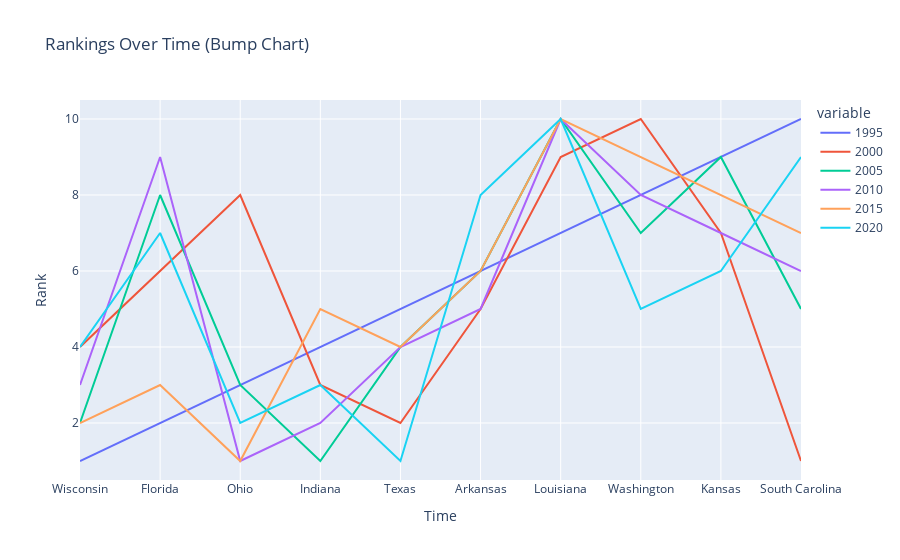

The cell this chart's notebook holds for it:
### Code cell
import plotly.express as px
import pandas as pd

# Sample data (same as above)

# Plotting
fig = px.line(df_grouped_parcels_merged_inner, x='State', y=['1995', '2000', '2005', '2010', '2015', '2020'],
              title='Rankings Over Time (Bump Chart)')
fig.update_layout(yaxis_title='Rank', xaxis_title='Time')
fig.show()

### Figure 1 — Plotly figure (JSON) as saved in the notebook; plotly's stock layout.template omitted (floating-point values rounded to 4 significant figures)
{"data": [{"hovertemplate": "variable=1995<br>State=%{x}<br>value=%{y}<extra></extra>", "legendgroup": "1995", "line": {"color": "#636efa", "dash": "solid"}, "marker": {"symbol": "circle"}, "mode": "lines", "name": "1995", "orientation": "v", "showlegend": true, "type": "scatter", "x": ["Wisconsin", "Florida", "Ohio", "Indiana", "Texas", "Arkansas", "Louisiana", "Washington", "Kansas", "South Carolina"], "xaxis": "x", "y": [1, 2, 3, 4, 5, 6, 7, 8, 9, 10], "yaxis": "y"}, {"hovertemplate": "variable=2000<br>State=%{x}<br>value=%{y}<extra></extra>", "legendgroup": "2000", "line": {"color": "#EF553B", "dash": "solid"}, "marker": {"symbol": "circle"}, "mode": "lines", "name": "2000", "orientation": "v", "showlegend": true, "type": "scatter", "x": ["Wisconsin", "Florida", "Ohio", "Indiana", "Texas", "Arkansas", "Louisiana", "Washington", "Kansas", "South Carolina"], "xaxis": "x", "y": [4, 6, 8, 3, 2, 5, 9, 10, 7, 1], "yaxis": "y"}, {"hovertemplate": "variable=2005<br>State=%{x}<br>value=%{y}<extra></extra>", "legendgroup": "2005", "line": {"color": "#00cc96", "dash": "solid"}, "marker": {"symbol": "circle"}, "mode": "lines", "name": "2005", "orientation": "v", "showlegend": true, "type": "scatter", "x": ["Wisconsin", "Florida", "Ohio", "Indiana", "Texas", "Arkansas", "Louisiana", "Washington", "Kansas", "South Carolina"], "xaxis": "x", "y": [2, 8, 3, 1, 4, 6, 10, 7, 9, 5], "yaxis": "y"}, {"hovertemplate": "variable=2010<br>State=%{x}<br>value=%{y}<extra></extra>", "legendgroup": "2010", "line": {"color": "#ab63fa", "dash": "solid"}, "marker": {"symbol": "circle"}, "mode": "lines", "name": "2010", "orientation": "v", "showlegend": true, "type": "scatter", "x": ["Wisconsin", "Florida", "Ohio", "Indiana", "Texas", "Arkansas", "Louisiana", "Washington", "Kansas", "South Carolina"], "xaxis": "x", "y": [3, 9, 1, 2, 4, 5, 10, 8, 7, 6], "yaxis": "y"}, {"hovertemplate": "variable=2015<br>State=%{x}<br>value=%{y}<extra></extra>", "legendgroup": "2015", "line": {"color": "#FFA15A", "dash": "solid"}, "marker": {"symbol": "circle"}, "mode": "lines", "name": "2015", "orientation": "v", "showlegend": true, "type": "scatter", "x": ["Wisconsin", "Florida", "Ohio", "Indiana", "Texas", "Arkansas", "Louisiana", "Washington", "Kansas", "South Carolina"], "xaxis": "x", "y": [2, 3, 1, 5, 4, 6, 10, 9, 8, 7], "yaxis": "y"}, {"hovertemplate": "variable=2020<br>State=%{x}<br>value=%{y}<extra></extra>", "legendgroup": "2020", "line": {"color": "#19d3f3", "dash": "solid"}, "marker": {"symbol": "circle"}, "mode": "lines", "name": "2020", "orientation": "v", "showlegend": true, "type": "scatter", "x": ["Wisconsin", "Florida", "Ohio", "Indiana", "Texas", "Arkansas", "Louisiana", "Washington", "Kansas", "South Carolina"], "xaxis": "x", "y": [4, 7, 2, 3, 1, 8, 10, 5, 6, 9], "yaxis": "y"}], "layout": {"autosize": true, "legend": {"title": {"text": "variable"}, "tracegroupgap": 0}, "title": {"text": "Rankings Over Time (Bump Chart)"}, "xaxis": {"anchor": "y", "autorange": true, "domain": [0, 1], "range": [0, 9], "title": {"text": "Time"}, "type": "category"}, "yaxis": {"anchor": "x", "autorange": true, "domain": [0, 1], "range": [0.5, 10.5], "title": {"text": "Rank"}, "type": "linear"}}}
